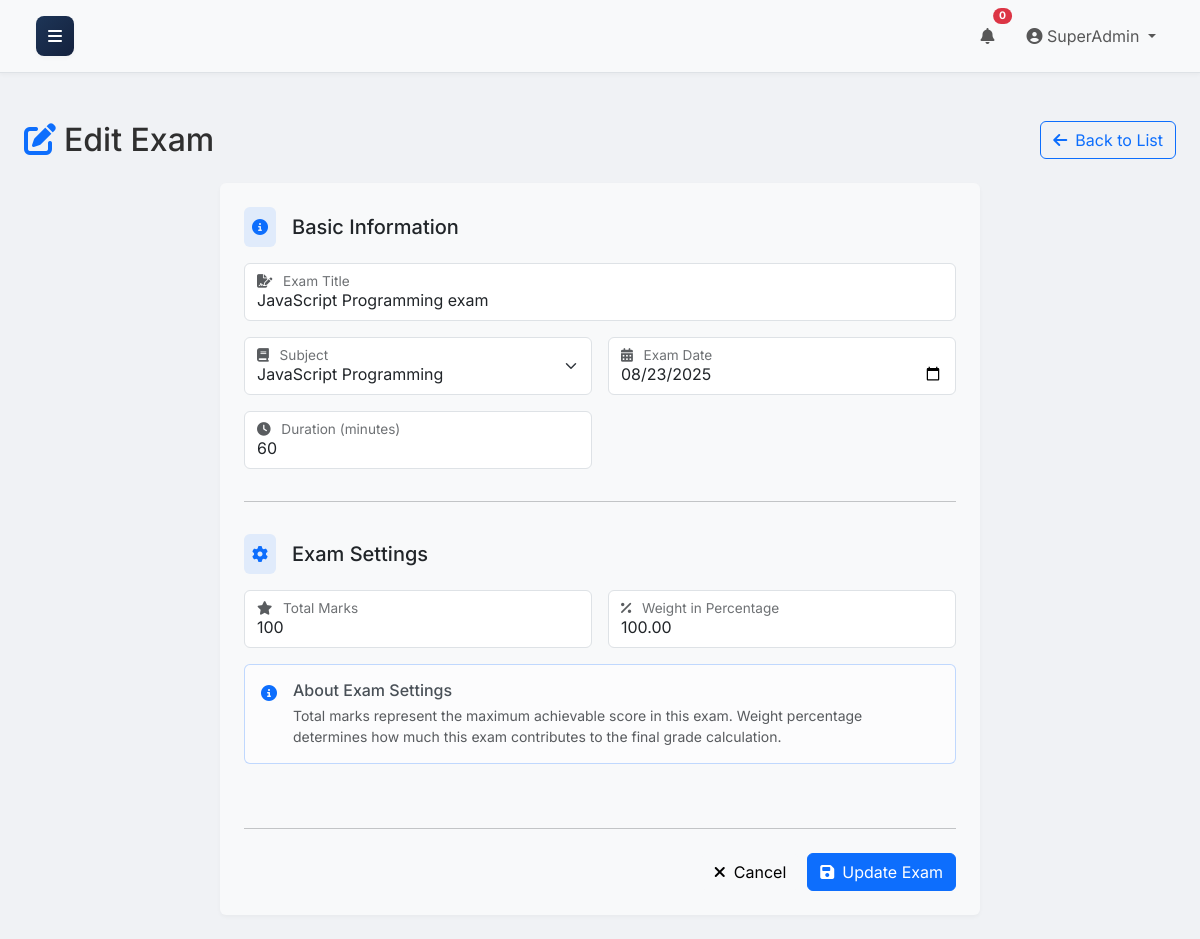
Screenshot of /exams/edit.php?id=16 (signed in) with the database file from the repository.
### tables this page shows
CREATE TABLE `exams` (
  `id` int(11) NOT NULL,
  `title` varchar(200) NOT NULL,
  `subject_id` int(11) NOT NULL,
  `exam_date` date NOT NULL,
  `duration` int(11) DEFAULT 60 COMMENT 'Duration in minutes',
  `total_marks` int(11) NOT NULL,
  `weight` decimal(5,2) DEFAULT 100.00,
  `created_by` int(11) DEFAULT NULL,
  `created_at` timestamp NOT NULL DEFAULT current_timestamp()
);

CREATE TABLE `subjects` (
  `id` int(11) NOT NULL,
  `course_id` int(11) NOT NULL,
  `name` varchar(255) NOT NULL,
  `code` varchar(50) NOT NULL,
  `teacher_id` int(11) DEFAULT NULL,
  `created_at` timestamp NOT NULL DEFAULT current_timestamp()
);

### public/exams/edit.php (the view, shortened to what this page needs)
<?php
require_once '../includes/header.php';
$pdo = get_pdo_connection();
$exam_id = filter_input(INPUT_GET, 'id', FILTER_VALIDATE_INT);
$exam = null;
$subjects = [];
try {
    $stmt = $pdo->prepare("SELECT id, title, subject_id, exam_date, duration, total_marks, weight FROM exams WHERE id = ?");
    $stmt->execute([$exam_id]);
    $exam = $stmt->fetch(PDO::FETCH_ASSOC);
} catch (PDOException $e) {
    set_message('error', 'Database error fetching exam: ' . $e->getMessage());
    header('Location: list.php');
    exit();
}
try {
    $stmt = $pdo->query("SELECT id, name FROM subjects ORDER BY name");
    $subjects = $stmt->fetchAll(PDO::FETCH_ASSOC);
} catch (PDOException $e) {
    set_message('error', 'Database error fetching subjects: ' . $e->getMessage());
}
$title = $exam['title'];
$subject_id = $exam['subject_id'];
$exam_date = $exam['exam_date'];
$duration = $exam['duration'];
$total_marks = $exam['total_marks'];
$weight = $exam['weight'];
?>
    <div class="container-fluid py-4">
        <div class="row align-items-center mb-4">
            <div class="col">
                <h2 class="mb-0">
                    <i class="fas fa-edit me-2 text-primary"></i>Edit Exam
                </h2>
            </div>
            <div class="col-auto">
                <a href="list.php" class="btn btn-outline-primary">
                    <i class="fas fa-arrow-left me-2"></i>Back to List
                </a>
            </div>
        </div>
        <div class="row justify-content-center">
            <div class="col-lg-8">
                <div class="card shadow-sm border-0">
                    <div class="card-body p-4">
                        <form action="edit.php?id=<?php echo htmlspecialchars($exam_id); ?>" method="POST">
                            <div class="row g-4">
                                <div class="col-12">
                                    <div class="d-flex align-items-center mb-3">
                                        <div class="icon-square bg-primary bg-opacity-10 p-2 rounded me-3">
                                            <i class="fas fa-info-circle text-primary"></i>
                                        </div>
                                        <h5 class="mb-0">Basic Information</h5>
                                    </div>
                                    <div class="row g-3">
                                        <div class="col-12">
                                            <div class="form-floating">
                                                <input type="text"
                                                       class="form-control"
                                                       id="title"
                                                       name="title"
                                                       placeholder="Enter exam title"
                                                       value="<?php echo htmlspecialchars($title); ?>"
                                                       required>
                                                <label for="title">
                                                </label>
                                            </div>
                                        </div>
                                        <div class="col-md-6">
                                            <div class="form-floating">
                                                <select class="form-select" id="subject_id" name="subject_id" required>
                                                    <?php foreach ($subjects as $subject): ?>
                                                        <option value="<?php echo htmlspecialchars($subject['id']); ?>" <?php echo ($subject_id == $subject['id']) ? 'selected' : ''; ?>>
                                                            <?php echo htmlspecialchars($subject['name']); ?>
                                                        </option>
                                                    <?php endforeach; ?>
                                                </select>
                                                <label for="subject_id">
                                                </label>
                                            </div>
                                        </div>
                                        <div class="col-md-6">
                                            <div class="form-floating">
                                                <input type="date"
                                                       class="form-control"
                                                       id="exam_date"
                                                       name="exam_date"
                                                       value="<?php echo htmlspecialchars($exam_date); ?>"
                                                       required>
                                                <label for="exam_date">
                                                </label>
                                            </div>
                                        </div>
                                        <div class="col-md-6">
                                            <div class="form-floating">
                                                <input type="number"
                                                       class="form-control"
                                                       id="duration"
                                                       name="duration"
                                                       value="<?php echo htmlspecialchars($duration); ?>"
                                                       placeholder="Enter exam duration"
                                                       min="1"
                                                       required>
                                                <label for="duration">
                                                </label>
                                            </div>
                                        </div>
                                    </div>
                                </div>
                                <div class="col-12">
                                    <hr class="my-2">
                                </div>
                                <div class="col-12">
                                    <div class="d-flex align-items-center mb-3">
                                        <div class="icon-square bg-primary bg-opacity-10 p-2 rounded me-3">
                                            <i class="fas fa-cog text-primary"></i>
                                        </div>
                                        <h5 class="mb-0">Exam Settings</h5>
                                    </div>
                                    <div class="row g-3">
                                        <div class="col-md-6">
                                            <div class="form-floating">
                                                <input type="number"
                                                       class="form-control"
                                                       id="total_marks"
                                                       name="total_marks"
                                                       value="<?php echo htmlspecialchars($total_marks); ?>"
                                                       placeholder="Enter total marks"
                                                       min="1"
                                                       required>
                                                <label for="total_marks">
                                                </label>
                                            </div>
                                        </div>
                                        <div class="col-md-6">
                                            <div class="form-floating">
                                                <input type="number"
                                                       class="form-control"
                                                       id="weight"
                                                       name="weight"
                                                       value="<?php echo htmlspecialchars($weight); ?>"
                                                       placeholder="Enter weight percentage"
                                                       step="0.01"
                                                       min="0"
                                                       max="100">
                                                <label for="weight">
                                                </label>
                                            </div>
                                        </div>
                                        <div class="col-12">
                                            <div class="alert alert-light border-primary border-opacity-25">
                                                <div class="d-flex">
                                                    <div class="flex-shrink-0">
                                                        <i class="fas fa-info-circle text-primary me-2"></i>
                                                    </div>
                                                    <div class="flex-grow-1 ms-2">
                                                        <h6 class="alert-heading mb-1">About Exam Settings</h6>
                                                        <p class="mb-0 small text-muted">
                                                            Total marks represent the maximum achievable score in this exam.
                                                            Weight percentage determines how much this exam contributes to the final grade calculation.
                                                        </p>
                                                    </div>
                                                </div>
                                            </div>
                                        </div>
                                    </div>
                                </div>
                                <div class="col-12">
                                    <hr class="my-4">
                                    <div class="d-flex justify-content-end gap-2">
                                        <a href="list.php" class="btn btn-light">
                                            <i class="fas fa-times me-2"></i>Cancel
                                        </a>
                                        <button type="submit" class="btn btn-primary">
                                            <i class="fas fa-save me-2"></i>Update Exam
                                        </button>
                                    </div>
                                </div>
                            </div>
                        </form>
                    </div>
                </div>
            </div>
        </div>
    </div>

### public/assets/css/style.css (style rules this page uses)
html, body { height: 100%; margin: 0; padding: 0; }
:root { --primary-green: #1b4332; --accent-green: #2d6a4f; --light-green: #b7e4c7; --dark-green: #081c15; --professional-blue: #1d3557; --dark-blue: #14213d; --light-gray: #f0f2f5; --medium-gray: #6c757d; --border-color: #dee2e6; --primary: #1d3557; --primary-subtle: #e6eaf0; --success: #2d6a4f; --success-subtle: #e7f2ed; --warning: #ca6702; --warning-subtle: #fff1e6; --info: #184e77; --info-subtle: #e6eff4; --danger: #9b2226; --danger-subtle: #f8e7e7; --secondary: #4a4e69; --secondary-subtle: #ecedf2; --bg-dark: #f0f2f5; --card-bg: #f8f9fa; --timeline-bg: rgba(0, 0, 0, 0.03); --bg-dark: #f0f2f5; --sidebar-width: 250px; --sidebar-collapsed-width: 70px; --sidebar-transition: 0.3s; --shadow-sm: 0 .125rem .25rem rgba(0,0,0,.035); --shadow-md: 0 .5rem 1rem rgba(0,0,0,.05); --shadow-lg: 0 1rem 3rem rgba(0,0,0,.075); }
body { font-family: 'Inter', sans-serif; background-color: var(--bg-dark); overflow-x: hidden; color: #2f2f2f; }
.card { background: var(--card-bg); border: none; box-shadow: 0 2px 6px rgba(0, 0, 0, 0.04); }
.card .card-body { padding: 1.5rem; }
.shadow-sm { box-shadow: var(--shadow-sm) !important; }
@media (min-width: 992px) { body { overflow-x: hidden; } }

### rows the page displays
exams: title "JavaScript Programming exam", subject_id "JavaScript Programming", exam_date "08/23/2025", duration "60", total_marks "100", weight "100.00"

### other values shown
$_SESSION['username'] "SuperAdmin"
